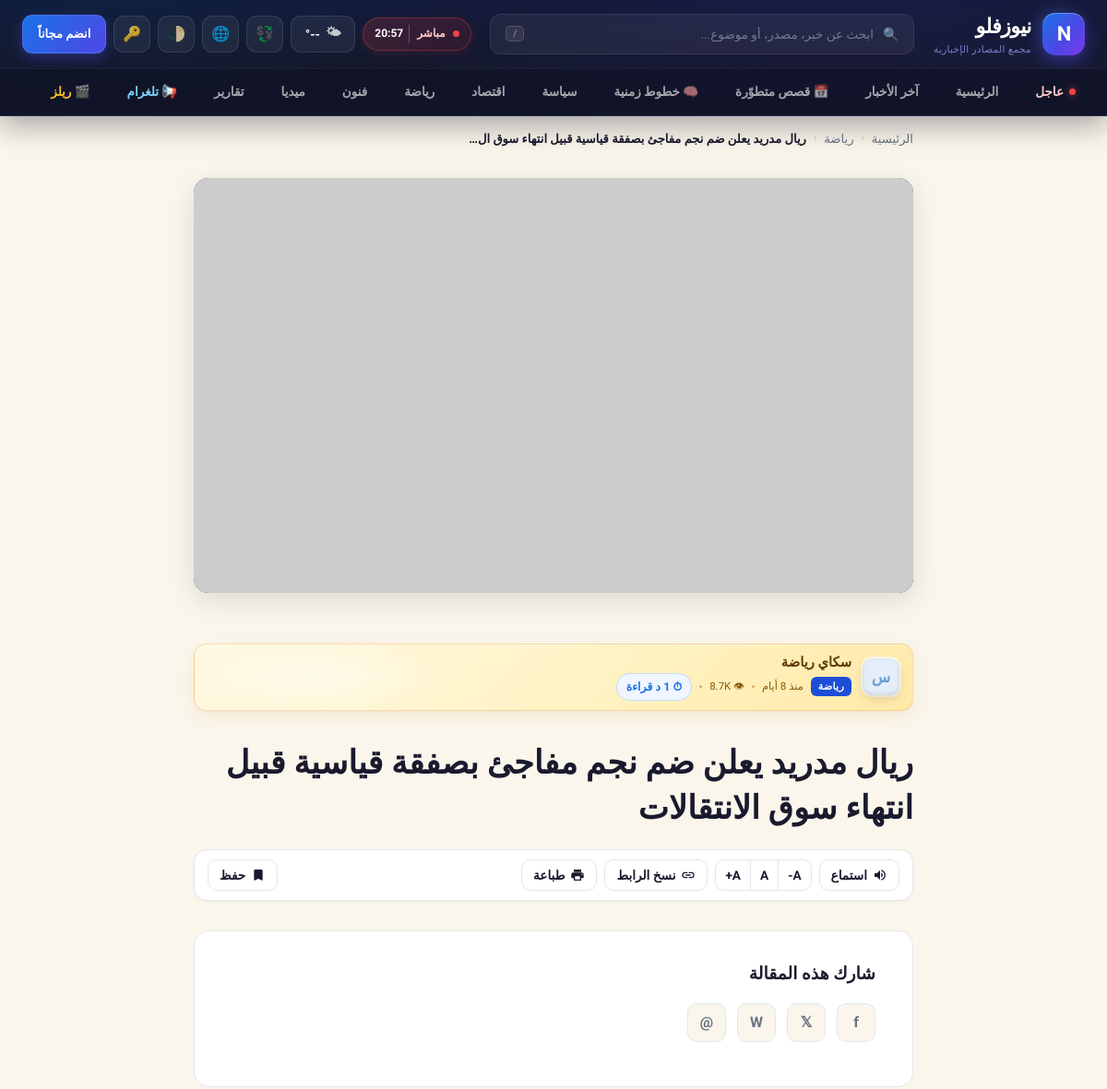
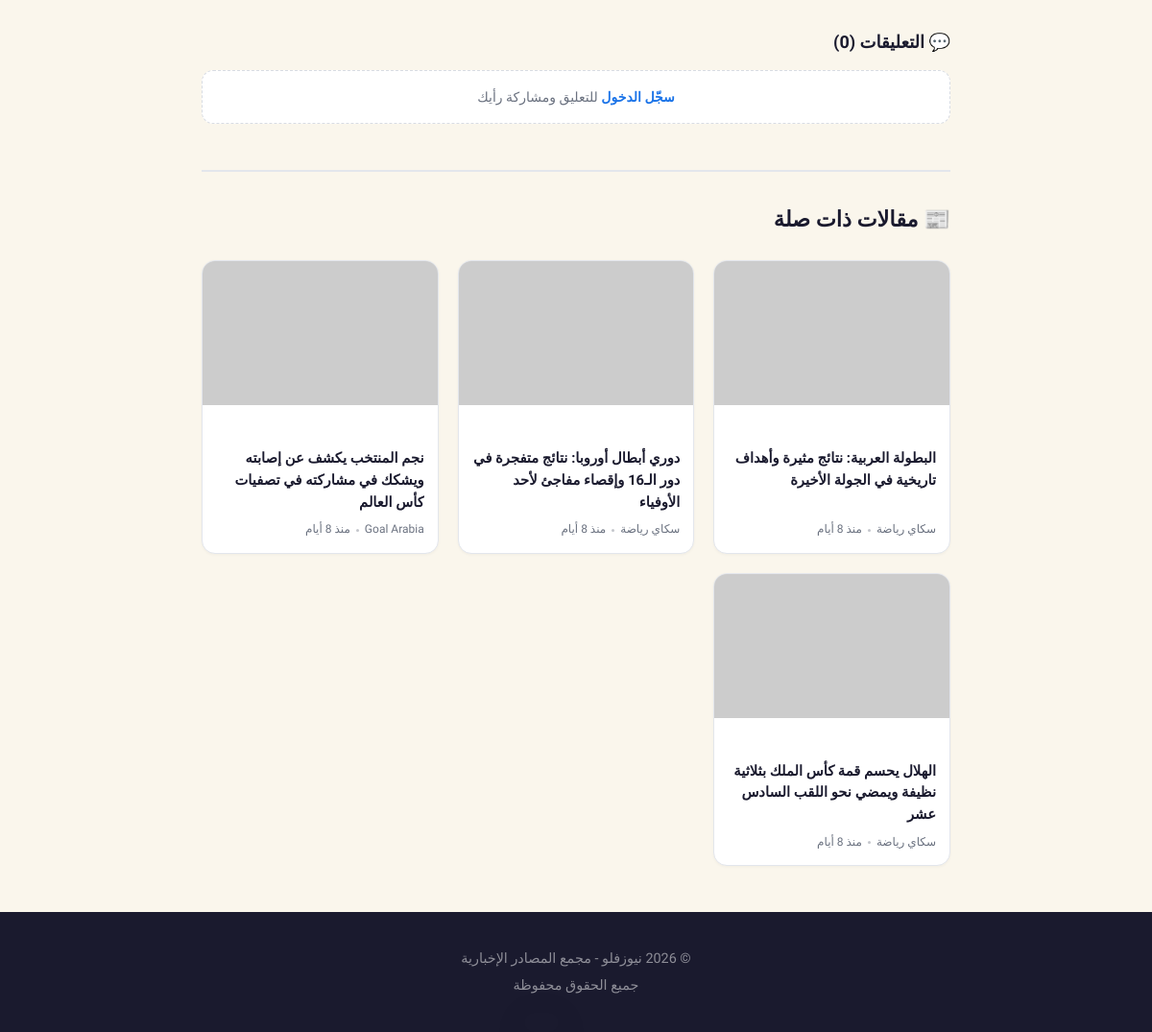
The page /article/9/real-madrid-signing on the database its author committed (2 pictures, top to bottom).
### tables this page shows
CREATE TABLE IF NOT EXISTS `articles` (
  `id` int(11) NOT NULL AUTO_INCREMENT,
  `title` varchar(500) NOT NULL,
  `slug` varchar(500) NOT NULL,
  `excerpt` text DEFAULT NULL,
  `content` longtext DEFAULT NULL,
  `image_url` varchar(500) DEFAULT NULL,
  `source_url` varchar(1000) DEFAULT NULL,
  `category_id` int(11) DEFAULT NULL,
  `source_id` int(11) DEFAULT NULL,
  `is_featured` tinyint(1) DEFAULT 0,
  `is_breaking` tinyint(1) DEFAULT 0,
  `is_hero` tinyint(1) DEFAULT 0,
  `view_count` int(11) DEFAULT 0,
  `comments` int(11) DEFAULT 0,
  `status` enum('published','draft','archived') DEFAULT 'published',
  `published_at` timestamp DEFAULT CURRENT_TIMESTAMP,
  `created_at` timestamp DEFAULT CURRENT_TIMESTAMP,
  `updated_at` timestamp DEFAULT CURRENT_TIMESTAMP ON UPDATE CURRENT_TIMESTAMP,
  PRIMARY KEY (`id`),
  KEY `category_id` (`category_id`),
  KEY `source_id` (`source_id`),
  KEY `status` (`status`),
  KEY `is_breaking` (`is_breaking`),
  KEY `is_featured` (`is_featured`),
  KEY `published_at` (`published_at`),
  CONSTRAINT `fk_article_category` FOREIGN KEY (`category_id`) REFERENCES `categories` (`id`) ON DELETE SET NULL,
  CONSTRAINT `fk_article_source` FOREIGN KEY (`source_id`) REFERENCES `sources` (`id`) ON DELETE SET NULL
);

CREATE TABLE IF NOT EXISTS `categories` (
  `id` int(11) NOT NULL AUTO_INCREMENT,
  `name` varchar(100) NOT NULL,
  `slug` varchar(100) NOT NULL,
  `icon` varchar(10) DEFAULT NULL,
  `css_class` varchar(50) DEFAULT NULL,
  `sort_order` int(11) DEFAULT 0,
  `is_active` tinyint(1) DEFAULT 1,
  `created_at` timestamp DEFAULT CURRENT_TIMESTAMP,
  PRIMARY KEY (`id`),
  UNIQUE KEY `slug` (`slug`)
);

CREATE TABLE IF NOT EXISTS `sources` (
  `id` int(11) NOT NULL AUTO_INCREMENT,
  `name` varchar(200) NOT NULL,
  `slug` varchar(200) NOT NULL,
  `logo_letter` varchar(5) DEFAULT NULL,
  `logo_color` varchar(20) DEFAULT '#5a85b0',
  `logo_bg` varchar(20) DEFAULT '#e5eef8',
  `url` varchar(500) DEFAULT NULL,
  `rss_url` varchar(500) DEFAULT NULL,
  `is_active` tinyint(1) DEFAULT 1,
  `articles_today` int(11) DEFAULT 0,
  `created_at` timestamp DEFAULT CURRENT_TIMESTAMP,
  PRIMARY KEY (`id`),
  UNIQUE KEY `slug` (`slug`)
);

### includes/user_auth.php (called while the page is built, shortened)
<?php
require_once __DIR__ . '/functions.php';
function current_user_id(): ?int {
    $id = $_SESSION[USER_SESSION_KEY] ?? null;
    return $id ? (int)$id : null;
}
function current_user(): ?array {
    static $cached = null;
    if ($cached !== null) return $cached ?: null;
    $id = current_user_id();
    if (!$id) { $cached = false; return null; }
}
function current_theme(): string {
    $u = current_user();
    $c = $_COOKIE['nf_theme'] ?? 'auto';
    return in_array($c, ['light', 'dark', 'auto'], true) ? $c : 'auto';
}

### includes/user_functions.php (called while the page is built, shortened)
<?php
require_once __DIR__ . '/user_auth.php';
function article_comments(int $articleId, ?int $viewerId = null): array {
    try {
        $db = getDB();
        $stmt = $db->prepare("SELECT c.*, u.name as user_name, u.avatar_letter
                              FROM article_comments c
                              INNER JOIN users u ON u.id = c.user_id
                              WHERE c.article_id = ? AND c.is_hidden = 0
                              ORDER BY c.created_at DESC LIMIT 100");
        $stmt->execute([$articleId]);
        $rows = $stmt->fetchAll();
        return $rows;
    } catch (Throwable $e) { return []; }
}

### article.php (the view, shortened to what this page needs)
<?php
require_once __DIR__ . '/includes/functions.php';
require_once __DIR__ . '/includes/user_auth.php';
require_once __DIR__ . '/includes/user_functions.php';
$articleId = isset($_GET['id']) ? (int)$_GET['id'] : 0;
$article = getArticleById($articleId);
$viewer = current_user();
$viewerId = $viewer ? (int)$viewer['id'] : 0;
$isSaved = $viewerId && in_array($articleId, user_bookmark_ids_for($viewerId, [$articleId]), true);
$comments = article_comments($articleId, $viewerId ?: null);
$commentsCount = count($comments);
$pageTheme = current_theme();
$relatedArticles = [];
$seenIds = [$articleId => true];
$relatedLimit = 6;
$db = getDB();
if (!empty($article['cat_slug']) && count($relatedArticles) < $relatedLimit) {
    try {
        $excludeIds = implode(',', array_map('intval', array_keys($seenIds)));
        $need = $relatedLimit - count($relatedArticles);
        $stmt = $db->prepare("SELECT a.id, a.title, a.slug, a.image_url, a.excerpt, a.published_at,
                              c.name as cat_name, c.slug as cat_slug, c.css_class,
                              s.name as source_name
                              FROM articles a
                              LEFT JOIN categories c ON a.category_id = c.id
                              LEFT JOIN sources s ON a.source_id = s.id
                              WHERE c.slug = ? AND a.id NOT IN ({$excludeIds}) AND a.status = 'published'
                              ORDER BY a.published_at DESC LIMIT {$need}");
        $stmt->execute([$article['cat_slug']]);
        foreach ($stmt->fetchAll() as $r) {
            $relatedArticles[] = $r;
        }
    } catch (Throwable $e) {}
}
?>
<!DOCTYPE html>
<html lang="ar" dir="rtl" data-theme="<?php echo e($pageTheme); ?>">
<head>
    <link rel="stylesheet" href="assets/css/site-header.min.css?v=m1">
    <link rel="stylesheet" href="assets/css/user.min.css?v=m1">
</head>
<body>
    <?php
    include __DIR__ . '/includes/components/site_header.php';
    ?>
    <?php
        $wordCount = str_word_count(strip_tags(($article['content'] ?? '') . ' ' . ($article['ai_summary'] ?? '')));
        if ($wordCount < 50) $wordCount = mb_strlen(strip_tags($article['content'] ?? '')) / 6;
        $readMinutes = max(1, (int)ceil($wordCount / 180));
    ?>
    <main class="container">
        <nav class="breadcrumb" aria-label="شريط التنقل">
            <a href="/">الرئيسية</a>
            <span class="sep">‹</span>
            <?php if (!empty($article['cat_name']) && !empty($article['cat_slug'])): ?>
                <a href="/category/<?php echo e($article['cat_slug']); ?>"><?php echo e($article['cat_name']); ?></a>
                <span class="sep">‹</span>
            <?php endif; ?>
            <span class="current"><?php echo e(mb_substr($article['title'], 0, 60)); ?><?php echo mb_strlen($article['title']) > 60 ? '…' : ''; ?></span>
        </nav>
        <?php if ($article['image_url']): ?>
            <?php echo responsiveImg($article['image_url'], $article['title'], '(max-width:768px) 100vw, 820px', [480, 800, 1200], 'article-hero', 'eager', 'fetchpriority="high"'); ?>
        <?php endif; ?>
        <?php if ($article['source_name']):
            $sourceProfileUrl = !empty($article['source_id']) ? sourceUrl((int)$article['source_id']) : '';
        ?>
            <div class="source-top">
                <?php if ($sourceProfileUrl): ?>
                    <a class="source-top-logo-link" href="<?php echo e($sourceProfileUrl); ?>" title="<?php echo e('بروفايل ' . $article['source_name']); ?>">
                <?php endif; ?>
                    <div class="source-logo" style="background: <?php echo e($article['logo_bg'] ?: '#3b82f6'); ?>; color: <?php echo e($article['logo_color'] ?: 'white'); ?>;">
                        <?php echo e(strtoupper(mb_substr($article['source_name'], 0, 1))); ?>
                    </div>
                <?php if ($sourceProfileUrl): ?>
                    </a>
                <?php endif; ?>
                <div class="source-top-info">
                    <?php if ($sourceProfileUrl): ?>
                        <h3><a class="source-top-name" href="<?php echo e($sourceProfileUrl); ?>"><?php echo e($article['source_name']); ?></a></h3>
                    <?php else: ?>
                        <h3><?php echo e($article['source_name']); ?></h3>
                    <?php endif; ?>
                    <div class="source-top-meta">
                        <?php if ($article['cat_name']): ?>
                            <span class="category-badge <?php echo e($article['css_class'] ?? ''); ?>"><?php echo e($article['cat_name']); ?></span>
                        <?php endif; ?>
                        <span><?php echo timeAgo($article['published_at']); ?></span>
                        <span class="dot"></span>
                        <span>👁 <?php echo formatViews($article['view_count']); ?></span>
                        <span class="dot"></span>
                        <span class="read-time-badge">⏱ <?php echo (int)$readMinutes; ?> د قراءة</span>
                    </div>
                </div>
            </div>
        <?php endif; ?>
        <article class="article-header">
            <h1 id="articleTitle"><?php echo e($article['title']); ?></h1>
            <div class="article-toolbar" role="toolbar" aria-label="أدوات المقالة">
                <button type="button" class="tool-btn" id="ttsToggle" title="استمع إلى المقالة">
                    <svg viewBox="0 0 24 24"><path d="M3 9v6h4l5 5V4L7 9H3zm13.5 3c0-1.77-1.02-3.29-2.5-4.03v8.05c1.48-.73 2.5-2.25 2.5-4.02zM14 3.23v2.06c2.89.86 5 3.54 5 6.71s-2.11 5.85-5 6.71v2.06c4.01-.91 7-4.49 7-8.77s-2.99-7.86-7-8.77z"/></svg>
                    <span>استماع</span>
                </button>
                <div class="tool-group" title="حجم الخط">
                    <button type="button" class="tool-btn" id="fontDec" title="تصغير الخط" aria-label="تصغير الخط">A-</button>
                    <button type="button" class="tool-btn" id="fontReset" title="إعادة" aria-label="حجم الخط الافتراضي">A</button>
                    <button type="button" class="tool-btn" id="fontInc" title="تكبير الخط" aria-label="تكبير الخط">A+</button>
                </div>
                <button type="button" class="tool-btn" id="copyLinkBtn" title="نسخ الرابط">
                    <svg viewBox="0 0 24 24"><path d="M3.9 12c0-1.71 1.39-3.1 3.1-3.1h4V7H7a5 5 0 1 0 0 10h4v-1.9H7c-1.71 0-3.1-1.39-3.1-3.1zM8 13h8v-2H8v2zm9-6h-4v1.9h4c1.71 0 3.1 1.39 3.1 3.1s-1.39 3.1-3.1 3.1h-4V17h4a5 5 0 1 0 0-10z"/></svg>
                    <span>نسخ الرابط</span>
                </button>
                <button type="button" class="tool-btn" onclick="window.print()" title="طباعة">
                    <svg viewBox="0 0 24 24"><path d="M19 8H5c-1.66 0-3 1.34-3 3v6h4v4h12v-4h4v-6c0-1.66-1.34-3-3-3zm-3 11H8v-5h8v5zm3-7c-.55 0-1-.45-1-1s.45-1 1-1 1 .45 1 1-.45 1-1 1zm-1-9H6v4h12V3z"/></svg>
                    <span>طباعة</span>
                </button>
                <button type="button" class="tool-btn article-save-btn <?php echo $isSaved ? 'active' : ''; ?>" data-save-id="<?php echo (int)$articleId; ?>" onclick="NF.toggleSave(this)">
                    <svg viewBox="0 0 24 24"><path d="M17 3H7c-1.1 0-2 .9-2 2v16l7-3 7 3V5c0-1.1-.9-2-2-2z"/></svg>
                    <span><?php echo $isSaved ? 'محفوظ' : 'حفظ'; ?></span>
                </button>
            </div>
        </article>
        <div class="article-footer">
            <h3 style="margin-bottom: 1rem;">شارك هذه المقالة</h3>
            <div class="sharing">
                <a href="https://www.facebook.com/sharer/sharer.php?u=<?php echo urlencode(SITE_URL . '/article.php?id=' . $article['id']); ?>" class="share-btn" title="شارك على فيسبوك" target="_blank">f</a>
                <a href="https://twitter.com/intent/tweet?text=<?php echo urlencode($article['title']); ?>&url=<?php echo urlencode(SITE_URL . '/article.php?id=' . $article['id']); ?>" class="share-btn" title="شارك على تويتر" target="_blank">𝕏</a>
                <a href="https://wa.me/?text=<?php echo urlencode($article['title'] . ' ' . SITE_URL . '/article.php?id=' . $article['id']); ?>" class="share-btn" title="شارك على واتس آب" target="_blank">W</a>
                <a href="mailto:?subject=<?php echo urlencode($article['title']); ?>&body=<?php echo urlencode($article['title'] . '\n' . SITE_URL . '/article.php?id=' . $article['id']); ?>" class="share-btn" title="أرسل بالبريد الإلكتروني">@</a>
            </div>
        </div>
        <section class="comments-wrap">
          <h2>💬 التعليقات (<?php echo (int)$commentsCount; ?>)</h2>
          <?php if ($viewerId): ?>
            <form class="comment-form" data-article-id="<?php echo (int)$articleId; ?>" onsubmit="event.preventDefault(); NF.submitComment(this);">
              <textarea placeholder="شاركنا رأيك..." maxlength="2000" required></textarea>
              <div class="cf-bottom">
                <button type="submit" class="btn primary">إرسال</button>
              </div>
            </form>
          <?php else: ?>
            <div class="comment-login-cta">
              <a href="account/login.php?return=<?php echo urlencode('article/' . (int)$articleId); ?>">سجّل الدخول</a>
              للتعليق ومشاركة رأيك
            </div>
          <?php endif; ?>
        </section>
        <?php if (!empty($relatedArticles)): ?>
            <section class="related-section">
                <h2>📰 مقالات ذات صلة</h2>
                <div class="related-grid">
                    <?php foreach ($relatedArticles as $related): ?>
                        <a href="<?php echo articleUrl($related); ?>" class="rel-card">
                            <?php if (!empty($related['image_url'])): ?>
                                <img src="<?php echo e($related['image_url']); ?>" alt="" class="rel-card-img" loading="lazy" decoding="async">
                            <?php endif; ?>
                            <div class="rel-card-body">
                                <?php if (!empty($related['cat_name'])): ?>
                                    <span class="rel-card-cat <?php echo e($related['css_class'] ?? ''); ?>"><?php echo e($related['cat_name']); ?></span>
                                <?php endif; ?>
                                <h3 class="rel-card-title"><?php echo e($related['title']); ?></h3>
                                <div class="rel-card-meta">
                                    <span><?php echo e($related['source_name'] ?? ''); ?></span>
                                    <span class="dot"></span>
                                    <span><?php echo timeAgo($related['published_at']); ?></span>
                                </div>
                            </div>
                        </a>
                    <?php endforeach; ?>
                </div>
            </section>
        <?php endif; ?>
    </main>
    <footer class="footer">
        <div class="container">
            <p>&copy; 2026 <?php echo SITE_NAME; ?> - <?php echo SITE_TAGLINE; ?></p>
            <p>جميع الحقوق محفوظة</p>
        </div>
    </footer>
</body>
</html>

### rows shown on the page
articles: category.name "رياضة", title "ريال مدريد يعلن ضم نجم مفاجئ بصفقة قياسية قبيل انتهاء سوق ال", source.name "س", source.name "سكاي رياضة", published_at "منذ 8 أيام", view_count "8.7K", title "ريال مدريد يعلن ضم نجم مفاجئ بصفقة قياسية قبيل انتهاء سوق الانتقالات"
articles: title "البطولة العربية: نتائج مثيرة وأهداف تاريخية في الجولة الأخيرة", source.name "سكاي رياضة", published_at "منذ 8 أيام"
articles: title "دوري أبطال أوروبا: نتائج متفجرة في دور الـ16 وإقصاء مفاجئ لأحد الأوفياء", source.name "سكاي رياضة", published_at "منذ 8 أيام"
articles: title "نجم المنتخب يكشف عن إصابته ويشكك في مشاركته في تصفيات كأس العالم", source.name "Goal Arabia", published_at "منذ 8 أيام"
articles: title "الهلال يحسم قمة كأس الملك بثلاثية نظيفة ويمضي نحو اللقب السادس عشر", source.name "سكاي رياضة", published_at "منذ 8 أيام"

### other values the page prints
getSetting('site_name', SITE_NAME) "نيوزفلو"
getSetting('site_tagline', SITE_TAGLINE) "مجمع المصادر الإخبارية"
$commentsCount "0"
SITE_NAME "نيوزفلو"
SITE_TAGLINE "مجمع المصادر الإخبارية"
